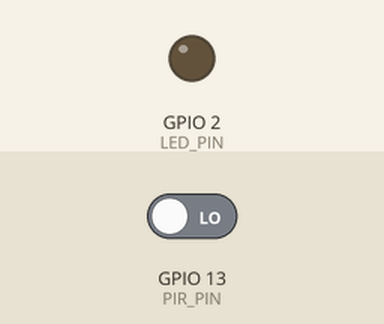
The sketch below on a simulated ESP32. Parts: output pins drawn as LEDs (lit = HIGH). The inputs (shaded band) are chosen by the test bench; at power-on: GPIO 13 (PIR_PIN) LOW. WiFi joins after 1.5 s; servers stay silent unless stated; what the sketch prints to the serial monitor is not drawn.

Above: at 2.7 s.
2.8 s: GPIO 13 (PIR_PIN) driven HIGH
At 3.2 s:
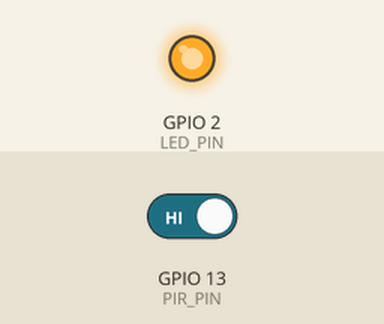
4.3 s: GPIO 13 (PIR_PIN) driven LOW
At 5.6 s:
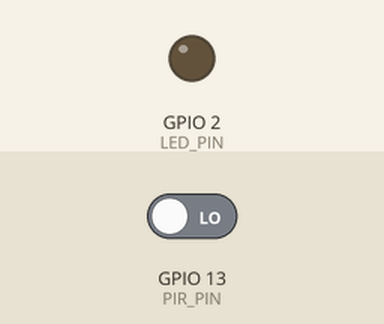
Timing chart, 0 to 7.3 s (numbered marks = the images above; inputs shaded):
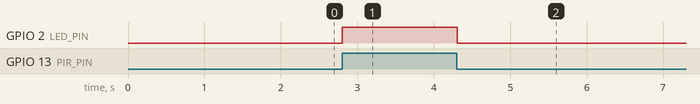

Measured:
- after the input at 2.8 s, GPIO 2 (LED_PIN): LOW → HIGH at once
- after the input at 4.3 s, GPIO 2 (LED_PIN): HIGH → LOW at once

The sketch:

localhostPIR.ino
```cpp
#include <WiFi.h>
#include <WebServer.h>

const char* ssid = "Manivannan";
const char* password = "sarath11";

WebServer server(80);

bool motion = false;

void handleRoot() {
  String html = "<html><head><meta http-equiv='refresh' content='1'></head><body>";
  html += "<h1>PIR Sensor Status</h1>";
  html += motion ? "<p><b>Motion Detected!</b></p>" : "<p>No motion detected</p>";
  html += "</body></html>";
  server.send(200, "text/html", html);
}


#define PIR_PIN 13
#define LED_PIN 2

void setup() {
  pinMode(PIR_PIN,INPUT);
  pinMode(LED_PIN,OUTPUT);
  Serial.begin(115200);

  WiFi.begin(ssid, password);
  Serial.print("Connecting to WiFi");
  while (WiFi.status() != WL_CONNECTED) {
    delay(500);
    Serial.print(".");
  }
  Serial.println("\nConnected!");
  Serial.print("Local IP: ");
  Serial.println(WiFi.localIP());

  server.on("/", handleRoot);
  server.begin();
}
  // put your setup code here, to run once:

void loop() {
  server.handleClient();
  int motioncheck = digitalRead(PIR_PIN);
  motion = (motioncheck == HIGH);
  if (motion){
    digitalWrite(LED_PIN,HIGH);
    //Serial.println("Motion Detected");
  }
  else{
    digitalWrite(LED_PIN,LOW);
    //Serial.println("No Motion Detected");
  }
  delay(100);
  // put your main code here, to run repeatedly:

}
```
